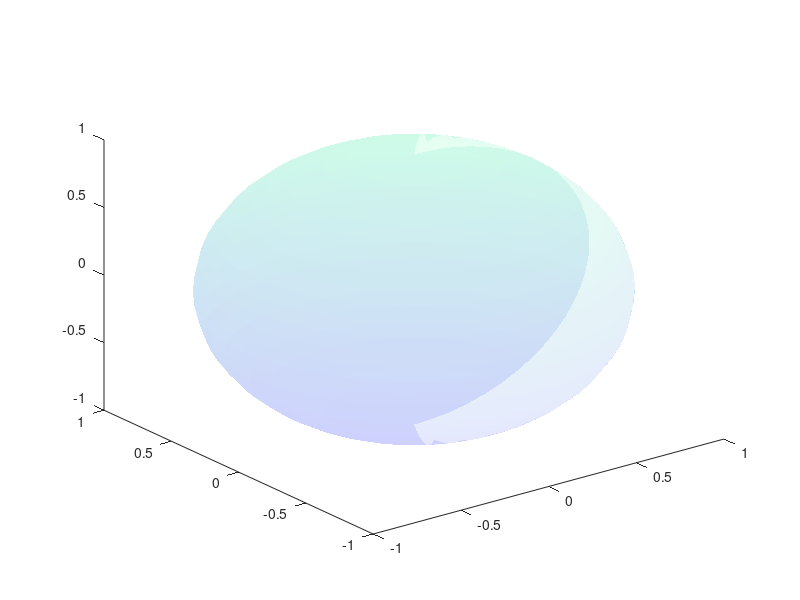

This chart was generated by the following MATLAB code:
clc
clear
close all

hold on 

[X,Y,Z] = sphere(30);


s1 = surf(X, Y, Z, 'EdgeAlpha', 0.1, 'FaceAlpha', 0.1);
cmap1 = colormap('winter');

s2 = surf(0.5*X, 0.5*Y, 0.5*Z, 'EdgeAlpha', 0.1, 'FaceAlpha', 1);
hold off

view(3)